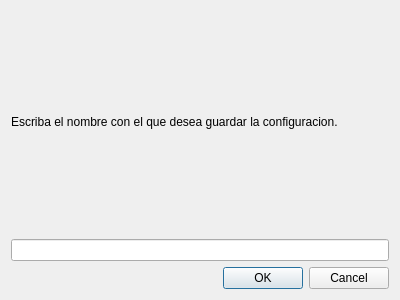
<?xml version="1.0" encoding="UTF-8"?>
<ui version="4.0">
 <class>Dialog</class>
 <widget class="QDialog" name="Dialog">
  <property name="geometry">
   <rect>
    <x>0</x>
    <y>0</y>
    <width>400</width>
    <height>300</height>
   </rect>
  </property>
  <property name="windowTitle">
   <string>Dialog</string>
  </property>
  <layout class="QGridLayout" name="gridLayout">
   <item row="4" column="0">
    <widget class="QDialogButtonBox" name="buttonBox">
     <property name="orientation">
      <enum>Qt::Horizontal</enum>
     </property>
     <property name="standardButtons">
      <set>QDialogButtonBox::Cancel|QDialogButtonBox::Ok</set>
     </property>
    </widget>
   </item>
   <item row="1" column="0">
    <widget class="QLabel" name="label">
     <property name="text">
      <string>Escriba el nombre con el que desea guardar la configuracion.</string>
     </property>
    </widget>
   </item>
   <item row="3" column="0">
    <widget class="QLineEdit" name="nombreguardar"/>
   </item>
  </layout>
 </widget>
 <resources/>
 <connections>
  <connection>
   <sender>buttonBox</sender>
   <signal>accepted()</signal>
   <receiver>Dialog</receiver>
   <slot>accept()</slot>
   <hints>
    <hint type="sourcelabel">
     <x>227</x>
     <y>281</y>
    </hint>
    <hint type="destinationlabel">
     <x>157</x>
     <y>274</y>
    </hint>
   </hints>
  </connection>
  <connection>
   <sender>buttonBox</sender>
   <signal>rejected()</signal>
   <receiver>Dialog</receiver>
   <slot>reject()</slot>
   <hints>
    <hint type="sourcelabel">
     <x>295</x>
     <y>287</y>
    </hint>
    <hint type="destinationlabel">
     <x>286</x>
     <y>274</y>
    </hint>
   </hints>
  </connection>
  <connection>
   <sender>buttonBox</sender>
   <signal>accepted()</signal>
   <receiver>Dialog</receiver>
   <slot>aceptarguardar()</slot>
   <hints>
    <hint type="sourcelabel">
     <x>375</x>
     <y>282</y>
    </hint>
    <hint type="destinationlabel">
     <x>479</x>
     <y>201</y>
    </hint>
   </hints>
  </connection>
 </connections>
 <slots>
  <slot>aceptarguardar()</slot>
 </slots>
</ui>
